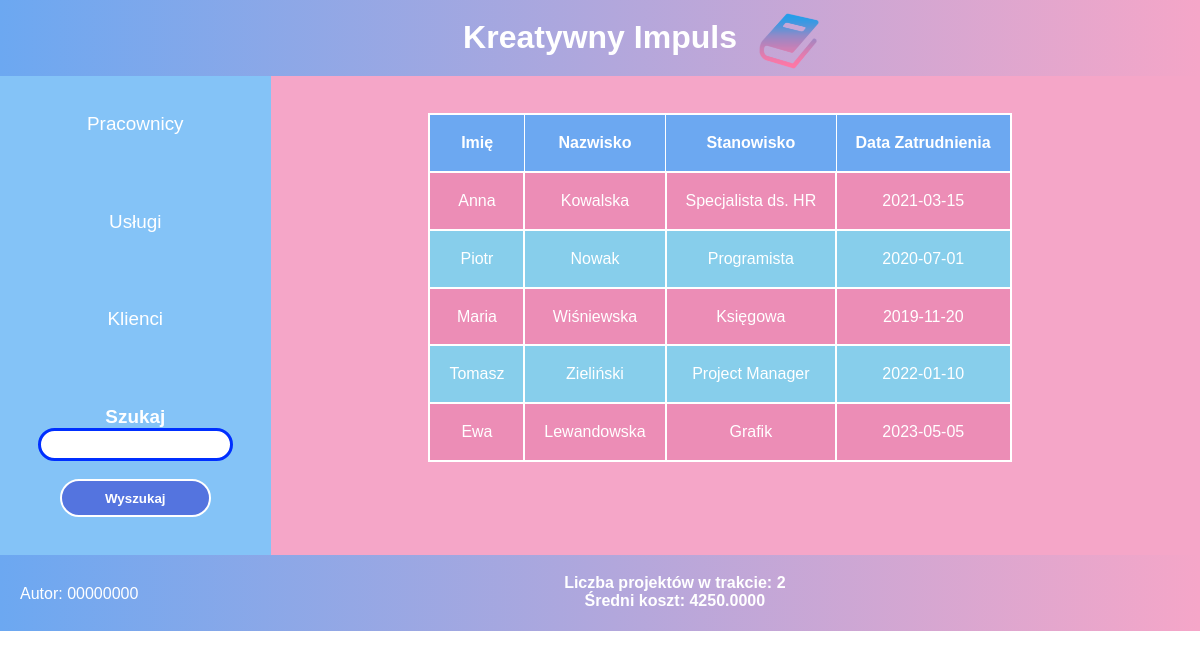
The page / on the database its author committed.
### tables this page shows
CREATE TABLE `pracownicy` (
  `id_pracownika` int(11) NOT NULL,
  `imie` varchar(50) NOT NULL,
  `nazwisko` varchar(50) NOT NULL,
  `stanowisko` varchar(50) NOT NULL,
  `data_zatrudnienia` date NOT NULL
);

### index.php (the view, shortened to what this page needs)
<?php
include "login.php";
?>
<!DOCTYPE html>
<html lang="pl">
<head>
    <link rel="stylesheet" href="style.css">
</head>
<body>
    <header>
        <h1>Kreatywny Impuls</h1><img src="fav.ico" alt="">
    </header>
    <div class="kontener">
        <nav>
            <aside onclick="pracownicy()" class="pracownicy">Pracownicy</aside>
            <aside onclick="uslugi()" class="uslugi">Usługi</aside>
            <a href="dodaj.php">Klienci</a>
            <form action="" method="post">
                <label>Szukaj</label>
                <input type="text" name="search">
                <button type="submit" onclick="search()">Wyszukaj</button>
            </form>
        </nav>
    <main>
       <section id="pracownicy">
            <?php
            if(empty($_POST["search"])) {
                echo '<table class="pracownicytabela">';
                echo '<tr><th>Imię</th><th>Nazwisko</th><th>Stanowisko</th><th>Data Zatrudnienia</th></tr>';
                $sql = "SELECT * FROM `pracownicy`";
                $query = mysqli_query($conn,$sql);
                while($row = mysqli_fetch_array($query)) {
                    echo "<tr>";
                    echo "<td>".$row["imie"]."</td>";
                    echo "<td>".$row["nazwisko"]."</td>";
                    echo "<td>".$row["stanowisko"]."</td>";
                    echo "<td>".$row["data_zatrudnienia"]."</td>";
                    echo "</tr>";
                }
                echo "</table>";
            }
            ?>
        </section>
    </main>
    </div>
    <footer>
        <p>Autor: 00000000</p>
        <h4>
            <?php
            $liczba = "SELECT COUNT(`projekty`.`status_projektu`) AS liczba, AVG (`projekty`.`szacowany_koszt`) AS koszt
            FROM `projekty`
            WHERE `projekty`.`status_projektu` = 'W trakcie';";
            $result = mysqli_query($conn, $liczba);
        $row = mysqli_fetch_array($result);
echo "Liczba projektów w trakcie: " . $row['liczba'] . "<br>";
echo "Średni koszt: " . $row['koszt'];
?>
        </h4>
    </footer>
</body>
</html>

### style.css (style rules this page uses)
* { margin: 0; padding: 0; font-family: Arial, Helvetica, sans-serif; }
body { display: flexbox; overflow:hidden; }
header,footer { width: 100%; height: 1.5cm; padding-top: 0.5cm; text-align: center; background:linear-gradient(to right, #6ca8f1,#F5a6c8); color: white; }
header > img { width: 60px; align-items: center; margin-left: 10cm; margin-top: -1.2cm; }
nav { display:grid; width: 20%; }
aside, nav>a , nav>form { padding: 1cm; background-color:rgb(132, 195, 247); text-align: center; font-size: 0.5cm; color: white; text-decoration: none; position: relative; transition: 0.3s; }
nav > form > label { font-family:'Trebuchet MS', sans-serif; font-weight: bolder; }
nav > form > input { border: 3px solid rgb(0, 47, 255); width: 5cm; height: 0.7cm; border-radius: 20px; transition: 0.3s; }
nav > form > button { background-color: rgb(84, 116, 223); border: 2px solid white; color: white; height: 1cm; width: 4cm; margin-top: 0.5cm; border-radius: 20px; font-weight: bolder; }
main { background-color: #F5a6c8; float: right; width: 80%; overflow: auto; }
#pracownicy,#uslugi,#klienci { margin: auto; width: 80%; overflow: auto; padding: 1cm; }
table,td,tr,th { padding: 0.5cm; margin: auto; border: 1px solid black; border-collapse: collapse; }
tr { background-color: #ec8db6; text-align: center; color: white; }
td,table { border: 2px solid white; }
th { background-color: #6ca8f1; border: 1px solid white; }
tr:nth-last-child(even) { background-color:skyblue; }
footer > p { float: left; padding: 0.3cm; padding-left: 20px; }
.kontener { display: flex; }
.pracownicy, .uslugi, nav>a { background-color: rgb(132, 195, 247); border-right: none; }

### rows shown on the page
pracownicy: imie "Anna", nazwisko "Kowalska", stanowisko "Specjalista ds. HR", data_zatrudnienia "2021-03-15"
pracownicy: imie "Piotr", nazwisko "Nowak", stanowisko "Programista", data_zatrudnienia "2020-07-01"
pracownicy: imie "Maria", nazwisko "Wiśniewska", stanowisko "Księgowa", data_zatrudnienia "2019-11-20"
pracownicy: imie "Tomasz", nazwisko "Zieliński", stanowisko "Project Manager", data_zatrudnienia "2022-01-10"
pracownicy: imie "Ewa", nazwisko "Lewandowska", stanowisko "Grafik", data_zatrudnienia "2023-05-05"

### other values the page prints
$row['liczba'] "2"
$row['koszt'] "4250.0000"
